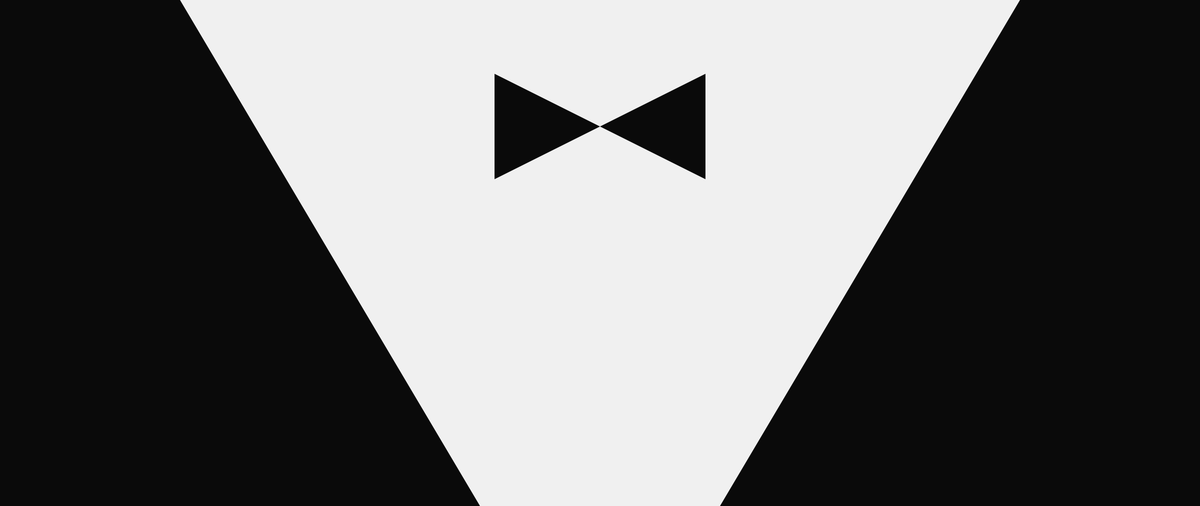
Frame 1 (no input)
Frame 2 (the mouse pressed at the canvas centre, redrawn once): identical to frame 1, image omitted

The Processing sketch that drew this single still picture (run headless with seeded random() and noise(); the mouse was pressed at the canvas centre and the sketch redrawn once):

// Processing sketch: godfather_the
// ── godfather_the.pde
// Manuale di Programmazione Cinematografica
// Daniele Olmisani, 2016

// The Godfather


final color PAPER = color(10);
final color INK = color(240);


void setup() {
  size(2560, 1080);
  noLoop();
}


void draw() {
  
  background(PAPER);
  
  fill(INK);
  noStroke();
  
  triangle(0.15*width, 0, 0.85*width, 0, 0.5*width, 1.4*height);
  
  fill(PAPER);
  
  translate(width/2.0, height/4.0);
  
  float sx = min(width, height) / 4.8;
  float sy = sx / 2.0;
   
  beginShape();
    vertex(-sx, -sy);
    vertex( sx,  sy);
    vertex( sx, -sy);
    vertex(-sx,  sy);
  endShape();

  save("the-godfather.png");
}
